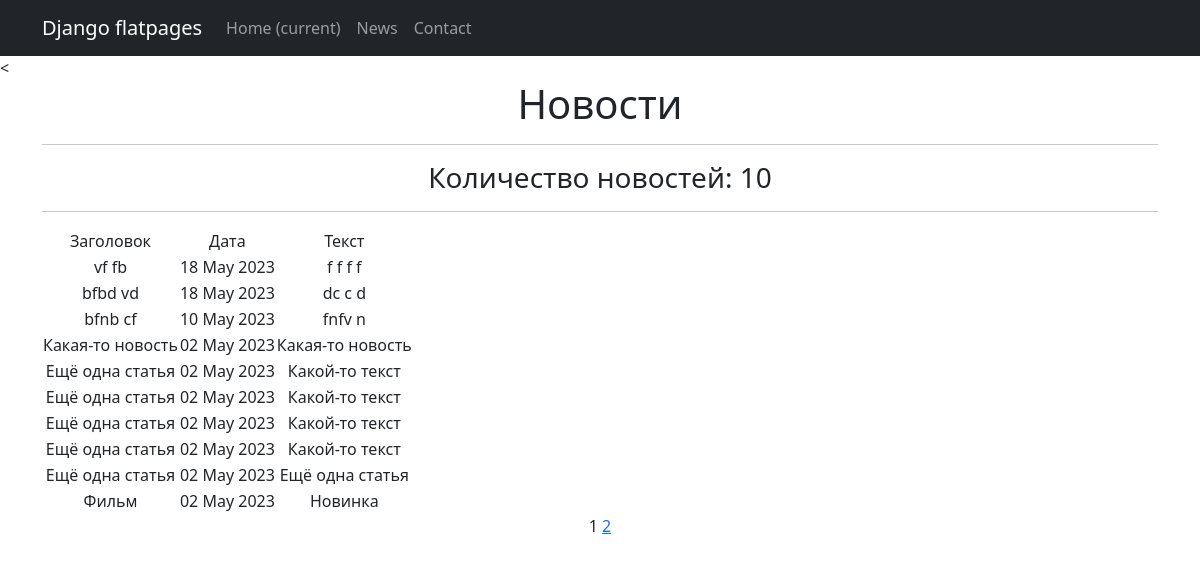
Before: /news/ with the older database file.
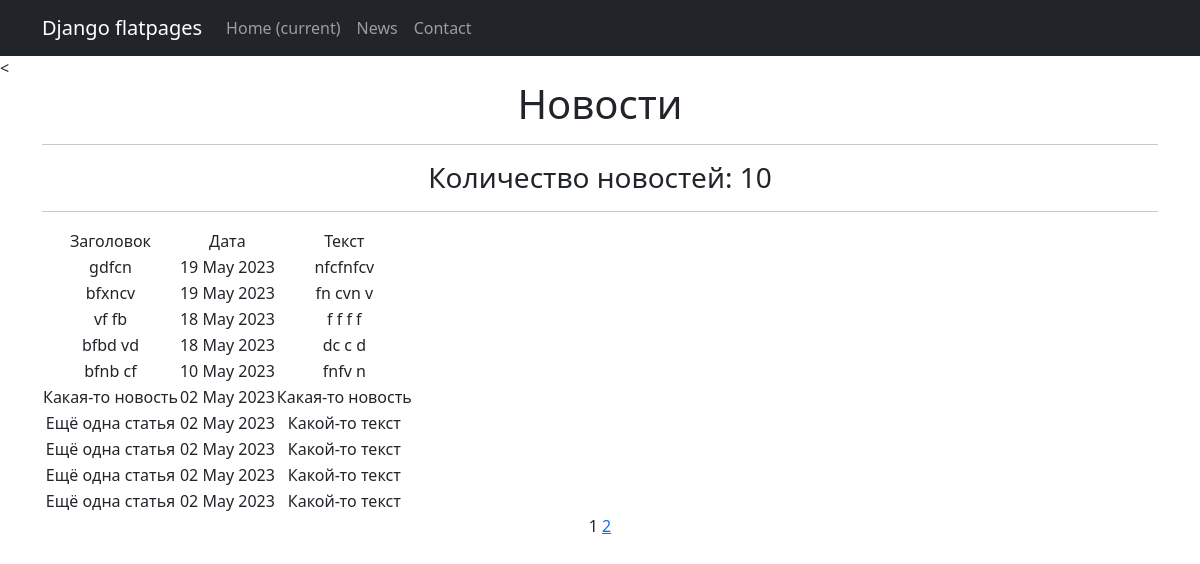
After: the same page with the newer database file.
### news/models.py (models this page shows, shortened)
class Post(models.Model):
    author = models.ForeignKey(Author, on_delete=models.CASCADE)
    NEWS = 'NW'
    ARTICLE = 'AR'
    CATEGORY_CHOICES = (
        (NEWS, 'Новость'),
        (ARTICLE, 'Статья'),
    )
    categoryType = models.CharField(max_length=2, choices=CATEGORY_CHOICES, default=ARTICLE)
    dateCreation = models.DateTimeField(auto_now_add=True)
    postCategory = models.ManyToManyField(Category, through='PostCategory')
    title = models.CharField(max_length=128)
    text = models.TextField()
    rating = models.SmallIntegerField(default=0)

### news/views.py (the view)
# urls.py: path('', PostList.as_view(), name='news_list'),
class PostList(ListView):
    model = Post
    ordering = '-dateCreation'
    template_name = 'news.html'
    context_object_name = 'news'
    paginate_by = 10

### news/templatetags/censor.py (called while the page is built)
@register.filter()
def censor(message: str):
    variants = ['bot', 'игры'] # непристойные выражения
    ln = len(variants)
    filtred_message = ''
    string = ''
    pattern = '*' # чем заменять непристойные выражения
    for i in message:
        string += i
        string2 = string.lower()
        flag = 0
        for j in variants:
            if not string2 in j:
                flag += 1
            if string2 == j:
                filtred_message += pattern * len(string)
                flag -= 1
                string = ''
        if flag == ln:
            filtred_message += string
            string = ''
    if string2 != '' and string2 not in variants:
        filtred_message += string
    elif string2 != '':
        filtred_message += pattern * len(string)
    return filtred_message

### templates/news.html (shortened to what this page needs)
{% extends 'flatpages/default.html' %}
{% load censor %}
{% block content %}
<h1>Новости</h1>
<hr>
   <h3>Количество новостей: {{ news|length }}</h3>
<hr>
   {% if news %}
       <table>
           <tr>
               <td>Заголовок</td>
               <td>Дата</td>
               <td>Текст</td>
           </tr>
           {% for new in news %}
           <tr>
               <td>{{ new.title|censor }}</td>
               <td>{{ new.dateCreation|date:'d M Y' }}</td>
               <td>{{ new.text|truncatechars:20|censor }}</td>
               <td>
                </td>
           </tr>
           {% endfor %}
       </table>
   {% else %}
       <h2>Новостей нет!</h2>
   {% endif %}
   {{ page_obj.number }}
   {% if page_obj.has_next %}
       <a href="?page={{ page_obj.next_page_number }}">{{ page_obj.next_page_number }}</a>
   {% endif %}
{% endblock content %}

Changed rows visible on the page:
no longer on this page (row unchanged): Post: title|censor "Ещё одна статья", dateCreation "02 May 2023", text|censor "Ещё одна статья"
no longer on this page (row unchanged): Post: title|censor "Фильм", dateCreation "02 May 2023", text|censor "Новинка"
added Post: title|censor "gdfcn", dateCreation "19 May 2023", text|censor "nfcfnfcv"
added Post: title|censor "bfxncv", dateCreation "19 May 2023", text|censor "fn cvn v"
